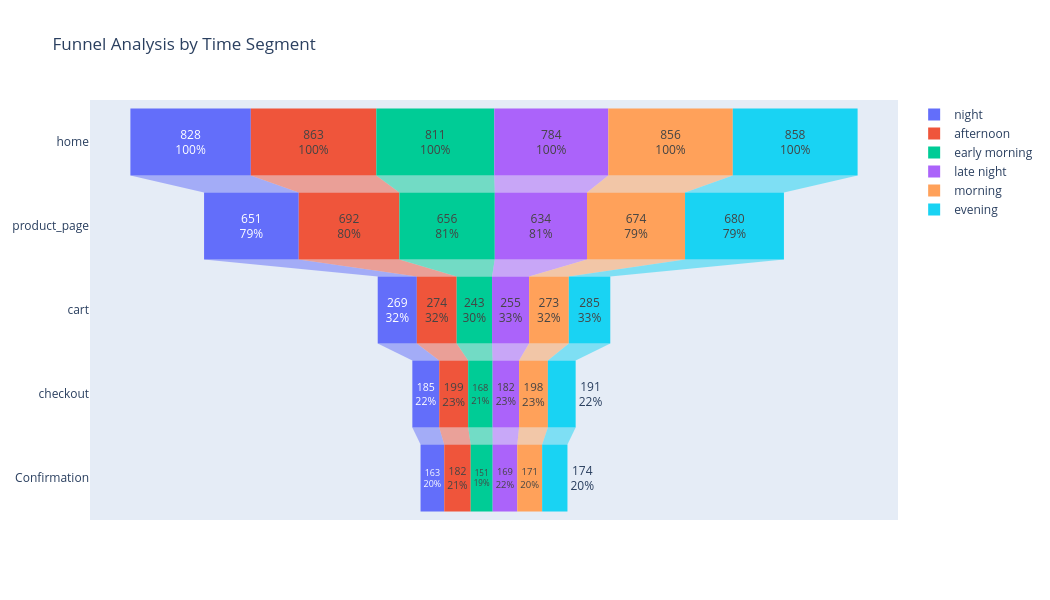

Source (notebook cell):
### Code cell
df = customer_journey.copy()

df['PageType'] = df['PageType'].str.strip().str.lower()
df['TimeSegment'] = df['TimeSegment'].str.strip().str.lower()

Segments = df['TimeSegment'].unique()

stages = ['home', 'product_page', 'cart', 'checkout', 'Confirmation']

fig = go.Figure()

for Segment in Segments:
    
    df_d = df[df['TimeSegment'] == Segment]

    home = df_d[df_d['PageType'] == 'home']['UserID'].count()
    product = df_d[df_d['PageType'] == 'product_page']['UserID'].count()
    cart = df_d[df_d['PageType'] == 'cart']['UserID'].count()
    checkout = df_d[df_d['PageType'] == 'checkout']['UserID'].count()
    confirmation = df_d[df_d['PageType'] == 'confirmation']['UserID'].count()

    fig.add_trace(go.Funnel(
        name=Segment,
        y=stages,
        x=[home, product, cart, checkout, confirmation],
        textinfo="value+percent initial"
    ))

fig.update_layout(
    title="Funnel Analysis by Time Segment",
    height=600,
    width=1050
)

fig.show()

### Figure 1 — Plotly figure (JSON) as saved in the notebook; plotly's stock layout.template omitted (floating-point values rounded to 4 significant figures)
{"data": [{"name": "night", "textinfo": "value+percent initial", "type": "funnel", "x": [828, 651, 269, 185, 163], "y": ["home", "product_page", "cart", "checkout", "Confirmation"]}, {"name": "afternoon", "textinfo": "value+percent initial", "type": "funnel", "x": [863, 692, 274, 199, 182], "y": ["home", "product_page", "cart", "checkout", "Confirmation"]}, {"name": "early morning", "textinfo": "value+percent initial", "type": "funnel", "x": [811, 656, 243, 168, 151], "y": ["home", "product_page", "cart", "checkout", "Confirmation"]}, {"name": "late night", "textinfo": "value+percent initial", "type": "funnel", "x": [784, 634, 255, 182, 169], "y": ["home", "product_page", "cart", "checkout", "Confirmation"]}, {"name": "morning", "textinfo": "value+percent initial", "type": "funnel", "x": [856, 674, 273, 198, 171], "y": ["home", "product_page", "cart", "checkout", "Confirmation"]}, {"name": "evening", "textinfo": "value+percent initial", "type": "funnel", "x": [858, 680, 285, 191, 174], "y": ["home", "product_page", "cart", "checkout", "Confirmation"]}], "layout": {"height": 600, "title": {"text": "Funnel Analysis by Time Segment"}, "width": 1050}}
